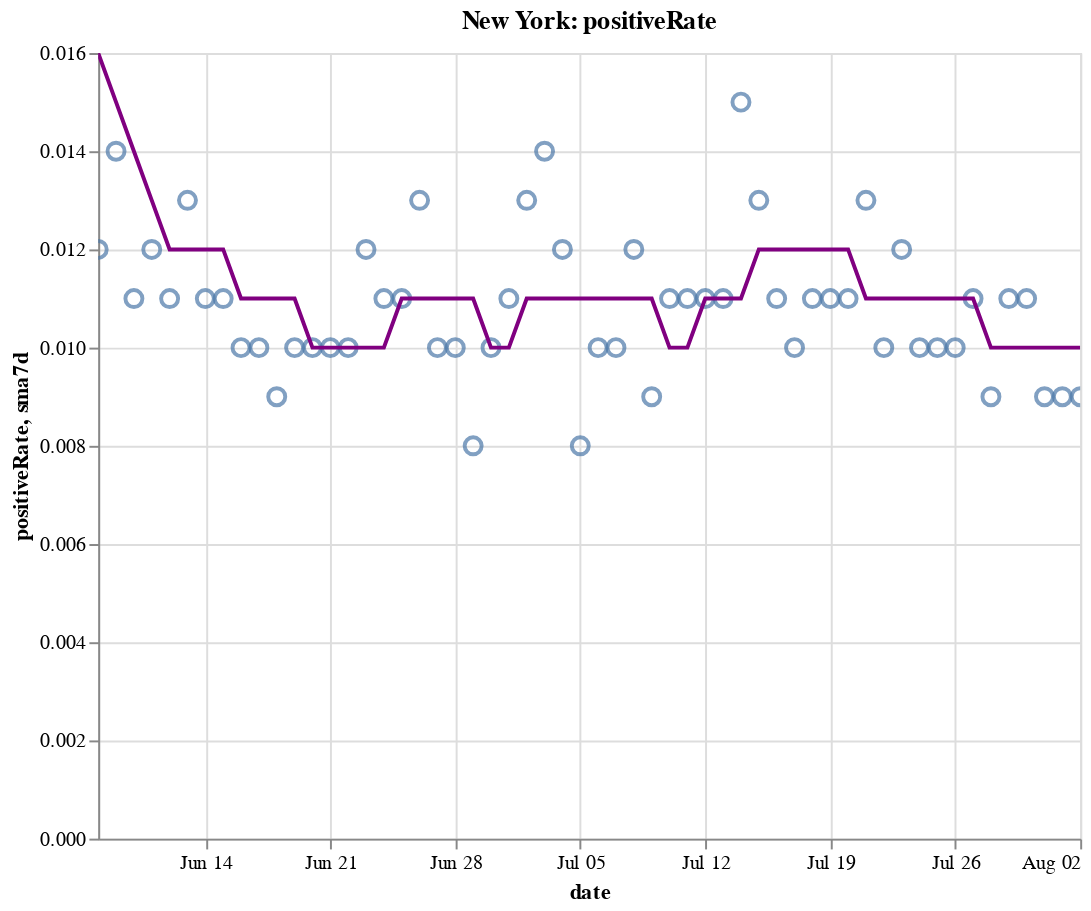

Notebook code for this chart:
### Code cell
create_plot(ny, 'positiveRate')

### Figure 1 — Vega-Lite specification as saved in the notebook (floating-point values rounded to 4 significant figures)
{"config": {"view": {"continuousWidth": 400, "continuousHeight": 300}}, "layer": [{"layer": [{"mark": {"type": "point", "size": 75}, "encoding": {"tooltip": [{"type": "temporal", "field": "date"}, {"type": "quantitative", "field": "positiveRate"}, {"type": "quantitative", "field": "sma7d"}], "x": {"type": "temporal", "field": "date"}, "y": {"type": "quantitative", "field": "positiveRate"}}, "selection": {"selector010": {"type": "interval", "bind": "scales", "encodings": ["x", "y"]}}}, {"mark": {"type": "line", "color": "purple"}, "encoding": {"x": {"type": "temporal", "field": "date"}, "y": {"type": "quantitative", "field": "sma7d"}}}]}, {"mark": {"type": "rule", "color": "#aaa"}, "encoding": {"x": {"type": "temporal", "field": "date"}}, "transform": [{"filter": {"selection": "selector009"}}]}, {"mark": "circle", "encoding": {"opacity": {"condition": {"value": 1, "selection": "selector009"}, "value": 0}, "tooltip": [{"type": "temporal", "field": "date"}, {"type": "quantitative", "field": "positiveRate"}, {"type": "quantitative", "field": "sma7d"}], "x": {"type": "temporal", "field": "date"}, "y": {"type": "quantitative", "field": "positiveRate"}}, "selection": {"selector009": {"type": "single", "encodings": ["x"], "on": "mouseover", "nearest": true, "empty": "none"}}}, {"mark": {"type": "text", "align": "left", "dx": 5, "dy": -5, "stroke": "white", "strokeWidth": 2}, "encoding": {"text": {"type": "quantitative", "field": "positiveRate"}, "tooltip": [{"type": "temporal", "field": "date"}, {"type": "quantitative", "field": "positiveRate"}, {"type": "quantitative", "field": "sma7d"}], "x": {"type": "temporal", "field": "date"}, "y": {"type": "quantitative", "field": "positiveRate"}}, "transform": [{"filter": {"selection": "selector009"}}]}, {"mark": {"type": "text", "align": "left", "dx": 5, "dy": -5}, "encoding": {"text": {"type": "quantitative", "field": "positiveRate"}, "tooltip": [{"type": "temporal", "field": "date"}, {"type": "quantitative", "field": "positiveRate"}, {"type": "quantitative", "field": "sma7d"}], "x": {"type": "temporal", "field": "date"}, "y": {"type": "quantitative", "field": "positiveRate"}}, "transform": [{"filter": {"selection": "selector009"}}]}], "data": {"name": "data-753605a3314e1df38d56177989429ad0"}, "height": 400, "title": "New York: positiveRate", "width": 500, "$schema": "https://vega.github.io/schema/vega-lite/v4.8.1.json", "datasets": {"data-753605a3314e1df38d56177989429ad0": [{"date": "2020-06-08T00:00:00", "totalTestResultsIncrease": 58050.0, "positiveIncrease": 702.0, "death": 24300.0, "deathIncrease": 40.0, "positiveRate": 0.012, "state": "New York", "sma7d": 0.016}, {"date": "2020-06-09T00:00:00", "totalTestResultsIncrease": 49970.0, "positiveIncrease": 683.0, "death": 24350.0, "deathIncrease": 49.0, "positiveRate": 0.014, "state": "New York", "sma7d": 0.015}, {"date": "2020-06-10T00:00:00", "totalTestResultsIncrease": 62300.0, "positiveIncrease": 674.0, "death": 24400.0, "deathIncrease": 56.0, "positiveRate": 0.011, "state": "New York", "sma7d": 0.014}, {"date": "2020-06-11T00:00:00", "totalTestResultsIncrease": 60840.0, "positiveIncrease": 736.0, "death": 24440.0, "deathIncrease": 38.0, "positiveRate": 0.012, "state": "New York", "sma7d": 0.013}, {"date": "2020-06-12T00:00:00", "totalTestResultsIncrease": 72400.0, "positiveIncrease": 822.0, "death": 24500.0, "deathIncrease": 53.0, "positiveRate": 0.011, "state": "New York", "sma7d": 0.012}, {"date": "2020-06-13T00:00:00", "totalTestResultsIncrease": 70840.0, "positiveIncrease": 916.0, "death": 24530.0, "deathIncrease": 32.0, "positiveRate": 0.013, "state": "New York", "sma7d": 0.012}, {"date": "2020-06-14T00:00:00", "totalTestResultsIncrease": 62360.0, "positiveIncrease": 694.0, "death": 24550.0, "deathIncrease": 24.0, "positiveRate": 0.011, "state": "New York", "sma7d": 0.012}, {"date": "2020-06-15T00:00:00", "totalTestResultsIncrease": 56610.0, "positiveIncrease": 620.0, "death": 24580.0, "deathIncrease": 28.0, "positiveRate": 0.011, "state": "New York", "sma7d": 0.012}, {"date": "2020-06-16T00:00:00", "totalTestResultsIncrease": 60570.0, "positiveIncrease": 631.0, "death": 24610.0, "deathIncrease": 29.0, "positiveRate": 0.01, "state": "New York", "sma7d": 0.011}, {"date": "2020-06-17T00:00:00", "totalTestResultsIncrease": 59340.0, "positiveIncrease": 567.0, "death": 24630.0, "deathIncrease": 21.0, "positiveRate": 0.01, "state": "New York", "sma7d": 0.011}, {"date": "2020-06-18T00:00:00", "totalTestResultsIncrease": 68540.0, "positiveIncrease": 618.0, "death": 24660.0, "deathIncrease": 32.0, "positiveRate": 0.009, "state": "New York", "sma7d": 0.011}, {"date": "2020-06-19T00:00:00", "totalTestResultsIncrease": 79300.0, "positiveIncrease": 796.0, "death": 24690.0, "deathIncrease": 25.0, "positiveRate": 0.01, "state": "New York", "sma7d": 0.011}, {"date": "2020-06-20T00:00:00", "totalTestResultsIncrease": 68830.0, "positiveIncrease": 716.0, "death": 24710.0, "deathIncrease": 24.0, "positiveRate": 0.01, "state": "New York", "sma7d": 0.01}, {"date": "2020-06-21T00:00:00", "totalTestResultsIncrease": 67530.0, "positiveIncrease": 664.0, "death": 24720.0, "deathIncrease": 15.0, "positiveRate": 0.01, "state": "New York", "sma7d": 0.01}, {"date": "2020-06-22T00:00:00", "totalTestResultsIncrease": 56780.0, "positiveIncrease": 552.0, "death": 24740.0, "deathIncrease": 14.0, "positiveRate": 0.01, "state": "New York", "sma7d": 0.01}, {"date": "2020-06-23T00:00:00", "totalTestResultsIncrease": 48710.0, "positiveIncrease": 597.0, "death": 24770.0, "deathIncrease": 27.0, "positiveRate": 0.012, "state": "New York", "sma7d": 0.01}, {"date": "2020-06-24T00:00:00", "totalTestResultsIncrease": 51140.0, "positiveIncrease": 581.0, "death": 24780.0, "deathIncrease": 16.0, "positiveRate": 0.011, "state": "New York", "sma7d": 0.01}, {"date": "2020-06-25T00:00:00", "totalTestResultsIncrease": 67640.0, "positiveIncrease": 749.0, "death": 24800.0, "deathIncrease": 18.0, "positiveRate": 0.011, "state": "New York", "sma7d": 0.011}, {"date": "2020-06-26T00:00:00", "totalTestResultsIncrease": 61720.0, "positiveIncrease": 805.0, "death": 24810.0, "deathIncrease": 14.0, "positiveRate": 0.013, "state": "New York", "sma7d": 0.011}, {"date": "2020-06-27T00:00:00", "totalTestResultsIncrease": 73260.0, "positiveIncrease": 703.0, "death": 24830.0, "deathIncrease": 16.0, "positiveRate": 0.01, "state": "New York", "sma7d": 0.011}, {"date": "2020-06-28T00:00:00", "totalTestResultsIncrease": 61910.0, "positiveIncrease": 616.0, "death": 24840.0, "deathIncrease": 5.0, "positiveRate": 0.01, "state": "New York", "sma7d": 0.011}, {"date": "2020-06-29T00:00:00", "totalTestResultsIncrease": 46430.0, "positiveIncrease": 391.0, "death": 24840.0, "deathIncrease": 7.0, "positiveRate": 0.008, "state": "New York", "sma7d": 0.011}, {"date": "2020-06-30T00:00:00", "totalTestResultsIncrease": 52020.0, "positiveIncrease": 524.0, "death": 24860.0, "deathIncrease": 13.0, "positiveRate": 0.01, "state": "New York", "sma7d": 0.01}, {"date": "2020-07-01T00:00:00", "totalTestResultsIncrease": 56710.0, "positiveIncrease": 625.0, "death": 24870.0, "deathIncrease": 11.0, "positiveRate": 0.011, "state": "New York", "sma7d": 0.01}, {"date": "2020-07-02T00:00:00", "totalTestResultsIncrease": 69940.0, "positiveIncrease": 875.0, "death": 24880.0, "deathIncrease": 11.0, "positiveRate": 0.013, "state": "New York", "sma7d": 0.011}, {"date": "2020-07-03T00:00:00", "totalTestResultsIncrease": 66390.0, "positiveIncrease": 918.0, "death": 24880.0, "deathIncrease": 8.0, "positiveRate": 0.014, "state": "New York", "sma7d": 0.011}, {"date": "2020-07-04T00:00:00", "totalTestResultsIncrease": 62400.0, "positiveIncrease": 726.0, "death": 24900.0, "deathIncrease": 11.0, "positiveRate": 0.012, "state": "New York", "sma7d": 0.011}, {"date": "2020-07-05T00:00:00", "totalTestResultsIncrease": 63420.0, "positiveIncrease": 533.0, "death": 24900.0, "deathIncrease": 8.0, "positiveRate": 0.008, "state": "New York", "sma7d": 0.011}, {"date": "2020-07-06T00:00:00", "totalTestResultsIncrease": 54330.0, "positiveIncrease": 518.0, "death": 24910.0, "deathIncrease": 9.0, "positiveRate": 0.01, "state": "New York", "sma7d": 0.011}, {"date": "2020-07-07T00:00:00", "totalTestResultsIncrease": 56740.0, "positiveIncrease": 588.0, "death": 24920.0, "deathIncrease": 11.0, "positiveRate": 0.01, "state": "New York", "sma7d": 0.011}, {"date": "2020-07-08T00:00:00", "totalTestResultsIncrease": 57580.0, "positiveIncrease": 692.0, "death": 24940.0, "deathIncrease": 20.0, "positiveRate": 0.012, "state": "New York", "sma7d": 0.011}, {"date": "2020-07-09T00:00:00", "totalTestResultsIncrease": 65560.0, "positiveIncrease": 584.0, "death": 24960.0, "deathIncrease": 15.0, "positiveRate": 0.009, "state": "New York", "sma7d": 0.011}, {"date": "2020-07-10T00:00:00", "totalTestResultsIncrease": 73560.0, "positiveIncrease": 786.0, "death": 24970.0, "deathIncrease": 9.0, "positiveRate": 0.011, "state": "New York", "sma7d": 0.01}, {"date": "2020-07-11T00:00:00", "totalTestResultsIncrease": 69200.0, "positiveIncrease": 730.0, "death": 24970.0, "deathIncrease": 6.0, "positiveRate": 0.011, "state": "New York", "sma7d": 0.01}, {"date": "2020-07-12T00:00:00", "totalTestResultsIncrease": 62420.0, "positiveIncrease": 677.0, "death": 24980.0, "deathIncrease": 5.0, "positiveRate": 0.011, "state": "New York", "sma7d": 0.011}, {"date": "2020-07-13T00:00:00", "totalTestResultsIncrease": 51690.0, "positiveIncrease": 557.0, "death": 24990.0, "deathIncrease": 10.0, "positiveRate": 0.011, "state": "New York", "sma7d": 0.011}, {"date": "2020-07-14T00:00:00", "totalTestResultsIncrease": 60040.0, "positiveIncrease": 912.0, "death": 24990.0, "deathIncrease": 5.0, "positiveRate": 0.015, "state": "New York", "sma7d": 0.011}, {"date": "2020-07-15T00:00:00", "totalTestResultsIncrease": 63600.0, "positiveIncrease": 831.0, "death": 25000.0, "deathIncrease": 9.0, "positiveRate": 0.013, "state": "New York", "sma7d": 0.012}, {"date": "2020-07-16T00:00:00", "totalTestResultsIncrease": 72680.0, "positiveIncrease": 769.0, "death": 25010.0, "deathIncrease": 11.0, "positiveRate": 0.011, "state": "New York", "sma7d": 0.012}, {"date": "2020-07-17T00:00:00", "totalTestResultsIncrease": 78240.0, "positiveIncrease": 776.0, "death": 25020.0, "deathIncrease": 10.0, "positiveRate": 0.01, "state": "New York", "sma7d": 0.012}, {"date": "2020-07-18T00:00:00", "totalTestResultsIncrease": 69820.0, "positiveIncrease": 754.0, "death": 25040.0, "deathIncrease": 11.0, "positiveRate": 0.011, "state": "New York", "sma7d": 0.012}, {"date": "2020-07-19T00:00:00", "totalTestResultsIncrease": 46200.0, "positiveIncrease": 502.0, "death": 25050.0, "deathIncrease": 13.0, "positiveRate": 0.011, "state": "New York", "sma7d": 0.012}, {"date": "2020-07-20T00:00:00", "totalTestResultsIncrease": 49340.0, "positiveIncrease": 519.0, "death": 25060.0, "deathIncrease": 8.0, "positiveRate": 0.011, "state": "New York", "sma7d": 0.012}, {"date": "2020-07-21T00:00:00", "totalTestResultsIncrease": 66170.0, "positiveIncrease": 855.0, "death": 25060.0, "deathIncrease": 2.0, "positiveRate": 0.013, "state": "New York", "sma7d": 0.011}, {"date": "2020-07-22T00:00:00", "totalTestResultsIncrease": 67660.0, "positiveIncrease": 705.0, "death": 25070.0, "deathIncrease": 10.0, "positiveRate": 0.01, "state": "New York", "sma7d": 0.011}, {"date": "2020-07-23T00:00:00", "totalTestResultsIncrease": 69700.0, "positiveIncrease": 811.0, "death": 25080.0, "deathIncrease": 13.0, "positiveRate": 0.012, "state": "New York", "sma7d": 0.011}, {"date": "2020-07-24T00:00:00", "totalTestResultsIncrease": 76510.0, "positiveIncrease": 753.0, "death": 25090.0, "deathIncrease": 9.0, "positiveRate": 0.01, "state": "New York", "sma7d": 0.011}, {"date": "2020-07-25T00:00:00", "totalTestResultsIncrease": 71470.0, "positiveIncrease": 750.0, "death": 25100.0, "deathIncrease": 13.0, "positiveRate": 0.01, "state": "New York", "sma7d": 0.011}, {"date": "2020-07-26T00:00:00", "totalTestResultsIncrease": 53570.0, "positiveIncrease": 536.0, "death": 25110.0, "deathIncrease": 3.0, "positiveRate": 0.01, "state": "New York", "sma7d": 0.011}, {"date": "2020-07-27T00:00:00", "totalTestResultsIncrease": 57270.0, "positiveIncrease": 608.0, "death": 25120.0, "deathIncrease": 11.0, "positiveRate": 0.011, "state": "New York", "sma7d": 0.011}, {"date": "2020-07-28T00:00:00", "totalTestResultsIncrease": 57400.0, "positiveIncrease": 534.0, "death": 25130.0, "deathIncrease": 9.0, "positiveRate": 0.009, "state": "New York", "sma7d": 0.01}, {"date": "2020-07-29T00:00:00", "totalTestResultsIncrease": 62280.0, "positiveIncrease": 715.0, "death": 25130.0, "deathIncrease": 6.0, "positiveRate": 0.011, "state": "New York", "sma7d": 0.01}, {"date": "2020-07-30T00:00:00", "totalTestResultsIncrease": 73550.0, "positiveIncrease": 777.0, "death": 25140.0, "deathIncrease": 13.0, "positiveRate": 0.011, "state": "New York", "sma7d": 0.01}, {"date": "2020-07-31T00:00:00", "totalTestResultsIncrease": 68870.0, "positiveIncrease": 644.0, "death": 25150.0, "deathIncrease": 5.0, "positiveRate": 0.009, "state": "New York", "sma7d": 0.01}, {"date": "2020-08-01T00:00:00", "totalTestResultsIncrease": 82740.0, "positiveIncrease": 753.0, "death": 25160.0, "deathIncrease": 14.0, "positiveRate": 0.009, "state": "New York", "sma7d": 0.01}, {"date": "2020-08-02T00:00:00", "totalTestResultsIncrease": 58960.0, "positiveIncrease": 531.0, "death": 25170.0, "deathIncrease": 6.0, "positiveRate": 0.009, "state": "New York", "sma7d": 0.01}]}}
